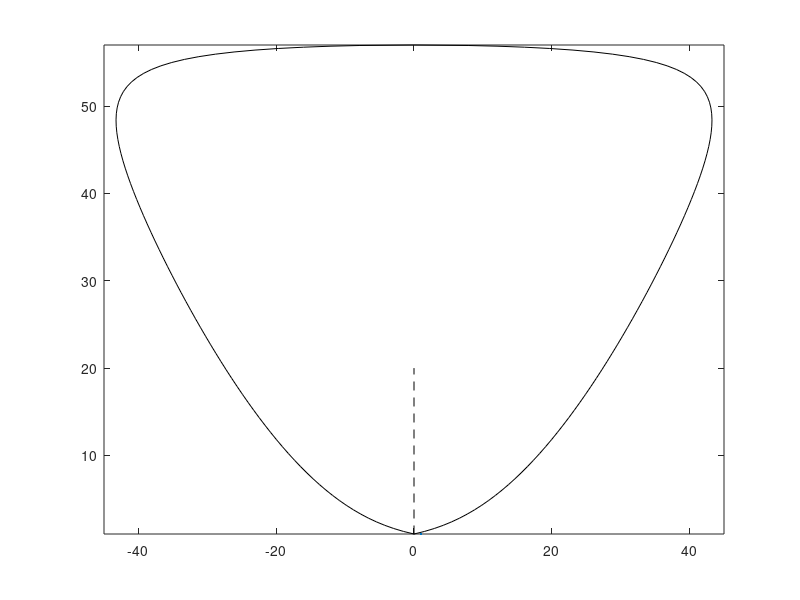

Recreate this plot in MATLAB.
clear;
clear all
% close all;

%% Diagrama polar

% Dado un M1_i determinado, se representa el plano p2/p1 para todos los
% valores posibles de beta incidente (de asind(1/M1_i) hasta 90º) respecto
% theta. Destacar que en las relaciones de salto, sólo se tiene en cuenta
% la componente normal de la velocidad y el número de Mach
% (M1n=M1*sind(beta)) al tratarse de una onda de choque oblicua.

gamma=1.4;

theta=@(M1,beta,gamma) atand((M1.^2.*(sind(beta)).^2-1)*2.*cotd(beta)./(gamma*M1.^2+M1.^2.*cosd(2*beta)+2));
p2_p1=@(M1,beta,gamma) (2*gamma*M1.^2.*sind(beta).^2-gamma+1)/(gamma+1); % Sólo se tiene e cuenta la componente normal de M1
M2=@(M1,beta,gamma) sqrt((2+(gamma-1)*M1^2)./(2*gamma*M1^2*sind(beta).^2-gamma+1)+(2*M1^2*(cosd(beta)).^2)./((gamma-1)*M1^2*(sind(beta)).^2+2));

% Onda de choque a M1_i y beta_i_1 determinados:
% INPUTS:
M1_i=7;
% m -> beta_i_1(m);
beta_i_1=asind(1/M1_i):1:90;
beta_i_1(length(beta_i_1))=90;
theta_1=theta(M1_i,beta_i_1,gamma);
p2_p1_1=p2_p1(M1_i,beta_i_1,gamma);
figure()
plot(theta_1,p2_p1_1,'k');
hold on;
plot(-theta_1,p2_p1_1,'k');

plot(1,1);
axis([-45 45 1 max(p2_p1_1)]);
hold on;

% % Eje y (deflexión nula)
plot([0,0],[0,20],'--k');
hold on;


% %Ahora para la onda reflejada
M2_i=M2(M1_i,beta_i_1,gamma); % Es un vector que tiene un valor asociado a cada beta_i_1 
M1_r=M2_i;
M1_r(M1_r<1)=NaN;
M=length(M1_r); % beta_i_1 y M1_r tienen el mismo tamaño
for j=1:M
    if isnan(M1_r(j))
        index=j-1;
        break
    end
end
    
    
% % Se calcula la matriz beta_i_2 (filas -> valores posibles de beta_i;
% % columnas -> valores de Mi_r) y, a partir de ella, las matrices theta_2 y
% % p2_p1_2.

% % i -> beta_i
% % j -> M1_r

beta_i_2=NaN(M);
for j=1:M
    rango=length(asind(1/M1_r(j)):1:90);
    beta_i_2(1:rango,j)=asind(1/M1_r(j)):1:90;
    if j<=index
        if beta_i_2(rango,j)<90
            beta_i_2(rango,j)=90;
        end
    end
end
theta_2=theta(M1_r,beta_i_2,gamma);
p2_p1_2=p2_p1(M1_r,beta_i_2,gamma);

%%
% Resultados: SE PONE EN COMENTARIO 1. ó 2. (por defecto esta todo en comentario)
 
% % 1. Te resuelve el diagrama polar para un beta_i_1 definido según m
% % (índice del vector).

% % 2. Te resuelve el diagrama polar para el que existe onda reflejada dado
% % un M1_i, es decir, corta con la vertical theta=0.

% % 1.Diagrama polar de la onda reflejada para cierto beta_i_1(m):
% m=12; 
% plot(theta_1(m)+theta_2(:,m),p2_p1_1(m)+p2_p1_2(:,m)-1,'g',theta_1(m)-theta_2(:,m),p2_p1_1(m)+p2_p1_2(:,m)-1,'g');
% % axis([-60 60 0 140]); 
% xlabel(texlabel('theta [º]'));
% ylabel('$\frac{p_2}{p_1}$','interpreter','latex','Rotation',0);
% % text(15,1.5,sprintf('M_1 = %.f', M1_i)); 
% % text(15,3,sprintf('M_2 = %.2f',M1_r(m)));
% % text(15,5,'i'); text(15,7,'r');


% plot(theta_2(:,m),p2_p1_2(:,m),'g',-theta_2(:,m),+p2_p1_2(:,m),'g');

% EJEMPLO DE ONDA DE CHOQUE NOMAL !!!!!!!!!!!!!!!!!!!!!!!!!!!!!!!!!!!!!!!!!!!!!!!!!!!!!!!!!!!!!!!!!!!!!!!!!
% text(15,5, sprintf('\\beta_{i} = %.2f', beta_i_1(m)));
% axis([-45 45 1 15]);
% xlabel(texlabel('theta [º]'));
% ylabel('$p_2/p_1$','interpreter','latex','Rotation',0);
% text(15,1.5,'$M=3$','interpreter','latex');

% % 2.Diagrama polar de la onda reflejada que corta tangencialmente con la
% % vertical theta=0. Condiciones límites beta_i_1_max:
% %m = beta i
% m=1;
% while m<length(beta_i_1)
%     if theta_1(m)-max(theta_2(:,m))>0
%         m=m-1;
%         break;
%     end
%     m=m+1;
% end
% beta_i_1_max=beta_i_1(m);
% plot(theta_1(m)+theta_2(:,m),p2_p1_1(m)+p2_p1_2(:,m)-1,'g',theta_1(m)-theta_2(:,m),p2_p1_1(m)+p2_p1_2(:,m)-1,'g');
% plot(theta_2(:,m),p2_p1_2(:,m),'g',-theta_2(:,m),p2_p1_2(:,m),'g');
% text(15,9, sprintf('\\beta_{i}^{max} = %.2f', beta_i_1_max));
% axis([-60 60 1 15]);
% xlabel(texlabel('theta [º]'));
% ylabel('$\frac{p_2}{p_1}$','interpreter','latex','Rotation',0);
% text(15,1.5,sprintf('M_1 = %.f', M1_i));
% text(15,3,sprintf('M_2 = %.2f', M1_r(m)));
% text(15,5,'i');
% text(15,7,'r');








